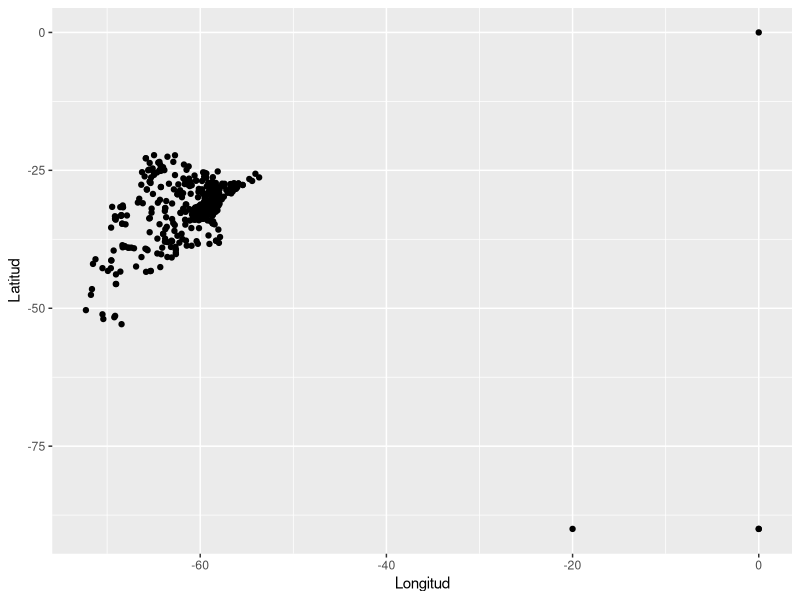
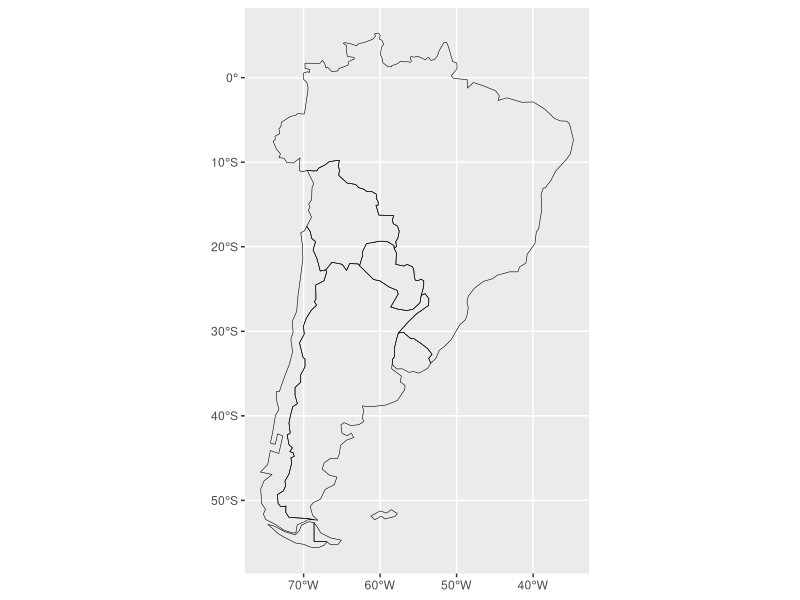
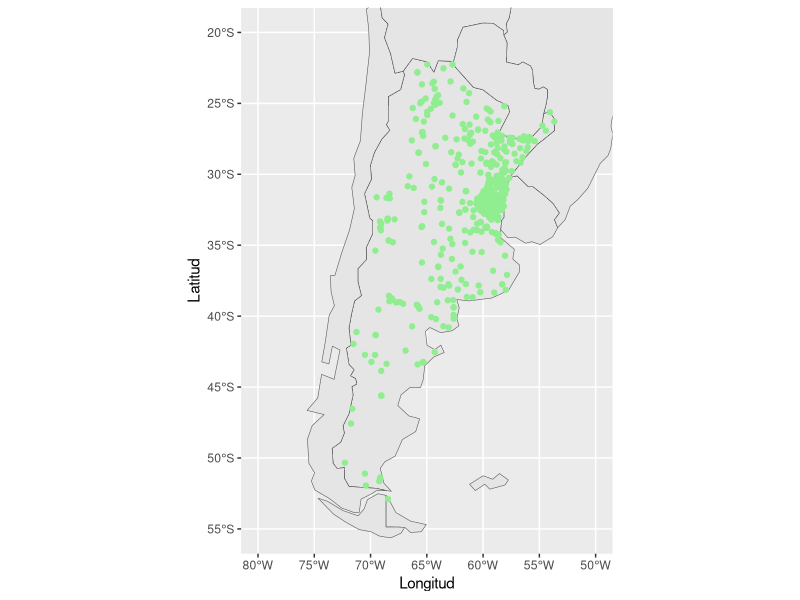

These figures' R source, in order:
## ---- chunk 1
knitr::opts_chunk$set(echo = TRUE)
library(tidyverse)
library(rnaturalearth)
## ---- chunk 2
estaciones_siga <- read_csv("datos/estaciones_siga.csv")
## ---- chunk 3
mapa <- rnaturalearth::ne_countries(country = c("argentina", "chile", "uruguay", "paraguay", "brazil", "bolivia", "falkland islands"), returnclass = "sf") 

str(mapa)
## ---- chunk 4
ggplot(data = estaciones_siga, aes(x = Longitud, y = Latitud)) +
  geom_point()

## ---- chunk 5

ggplot(mapa) +
  geom_sf(fill = NA, color = "black", size = 0.2)

## ---- chunk 6
ggplot(mapa) +
  geom_sf() +
  geom_point(data = estaciones_siga, aes (Longitud, Latitud), color = "lightgreen") +
  coord_sf(ylim = c(-55, -20), xlim = c(-80, -50))
